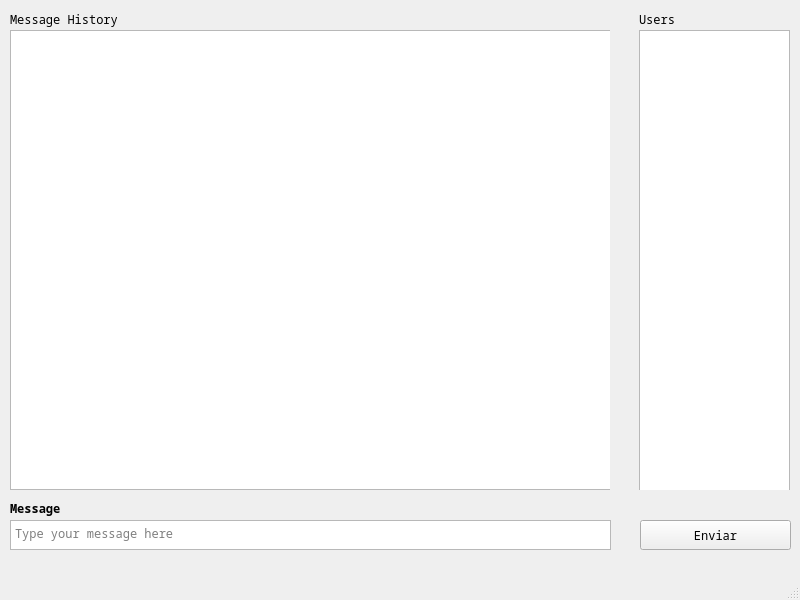
<?xml version="1.0" encoding="UTF-8"?>
<ui version="4.0">
 <class>MainWindow</class>
 <widget class="QMainWindow" name="MainWindow">
  <property name="geometry">
   <rect>
    <x>0</x>
    <y>0</y>
    <width>800</width>
    <height>600</height>
   </rect>
  </property>
  <property name="minimumSize">
   <size>
    <width>800</width>
    <height>600</height>
   </size>
  </property>
  <property name="maximumSize">
   <size>
    <width>800</width>
    <height>600</height>
   </size>
  </property>
  <property name="font">
   <font>
    <family>Noto Sans Mono</family>
   </font>
  </property>
  <property name="windowTitle">
   <string>MainWindow</string>
  </property>
  <widget class="QWidget" name="centralwidget">
   <widget class="QGroupBox" name="BoxUsers">
    <property name="geometry">
     <rect>
      <x>639</x>
      <y>10</y>
      <width>151</width>
      <height>480</height>
     </rect>
    </property>
    <property name="title">
     <string>Users</string>
    </property>
    <widget class="QFrame" name="BoxFrame">
     <property name="geometry">
      <rect>
       <x>0</x>
       <y>20</y>
       <width>151</width>
       <height>461</height>
      </rect>
     </property>
     <property name="frameShape">
      <enum>QFrame::StyledPanel</enum>
     </property>
     <property name="frameShadow">
      <enum>QFrame::Raised</enum>
     </property>
     <widget class="QPlainTextEdit" name="TextUsersList">
      <property name="geometry">
       <rect>
        <x>0</x>
        <y>0</y>
        <width>151</width>
        <height>461</height>
       </rect>
      </property>
      <property name="acceptDrops">
       <bool>false</bool>
      </property>
      <property name="lineWidth">
       <number>2</number>
      </property>
      <property name="readOnly">
       <bool>true</bool>
      </property>
     </widget>
    </widget>
   </widget>
   <widget class="QGroupBox" name="BoxMessages">
    <property name="geometry">
     <rect>
      <x>10</x>
      <y>10</y>
      <width>600</width>
      <height>480</height>
     </rect>
    </property>
    <property name="title">
     <string>Message History</string>
    </property>
    <widget class="QFrame" name="frame">
     <property name="geometry">
      <rect>
       <x>0</x>
       <y>20</y>
       <width>600</width>
       <height>460</height>
      </rect>
     </property>
     <property name="autoFillBackground">
      <bool>false</bool>
     </property>
     <property name="frameShape">
      <enum>QFrame::StyledPanel</enum>
     </property>
     <property name="frameShadow">
      <enum>QFrame::Sunken</enum>
     </property>
     <property name="lineWidth">
      <number>1</number>
     </property>
     <widget class="QPlainTextEdit" name="TextMessagesHistory">
      <property name="geometry">
       <rect>
        <x>0</x>
        <y>0</y>
        <width>601</width>
        <height>460</height>
       </rect>
      </property>
      <property name="acceptDrops">
       <bool>false</bool>
      </property>
      <property name="frameShadow">
       <enum>QFrame::Sunken</enum>
      </property>
      <property name="lineWidth">
       <number>2</number>
      </property>
      <property name="readOnly">
       <bool>true</bool>
      </property>
     </widget>
    </widget>
   </widget>
   <widget class="QTextEdit" name="InputFieldMessage">
    <property name="geometry">
     <rect>
      <x>10</x>
      <y>520</y>
      <width>601</width>
      <height>30</height>
     </rect>
    </property>
    <property name="acceptDrops">
     <bool>true</bool>
    </property>
    <property name="placeholderText">
     <string>Type your message here</string>
    </property>
   </widget>
   <widget class="QLabel" name="LabelMessage">
    <property name="geometry">
     <rect>
      <x>10</x>
      <y>500</y>
      <width>91</width>
      <height>16</height>
     </rect>
    </property>
    <property name="font">
     <font>
      <family>Noto Sans Mono</family>
      <weight>75</weight>
      <bold>true</bold>
     </font>
    </property>
    <property name="text">
     <string>Message</string>
    </property>
   </widget>
   <widget class="QPushButton" name="ButtonSend">
    <property name="geometry">
     <rect>
      <x>640</x>
      <y>520</y>
      <width>151</width>
      <height>30</height>
     </rect>
    </property>
    <property name="acceptDrops">
     <bool>false</bool>
    </property>
    <property name="text">
     <string>Enviar</string>
    </property>
   </widget>
  </widget>
  <widget class="QMenuBar" name="menubar">
   <property name="geometry">
    <rect>
     <x>0</x>
     <y>0</y>
     <width>800</width>
     <height>28</height>
    </rect>
   </property>
  </widget>
  <widget class="QStatusBar" name="statusbar"/>
 </widget>
 <resources/>
 <connections/>
</ui>
